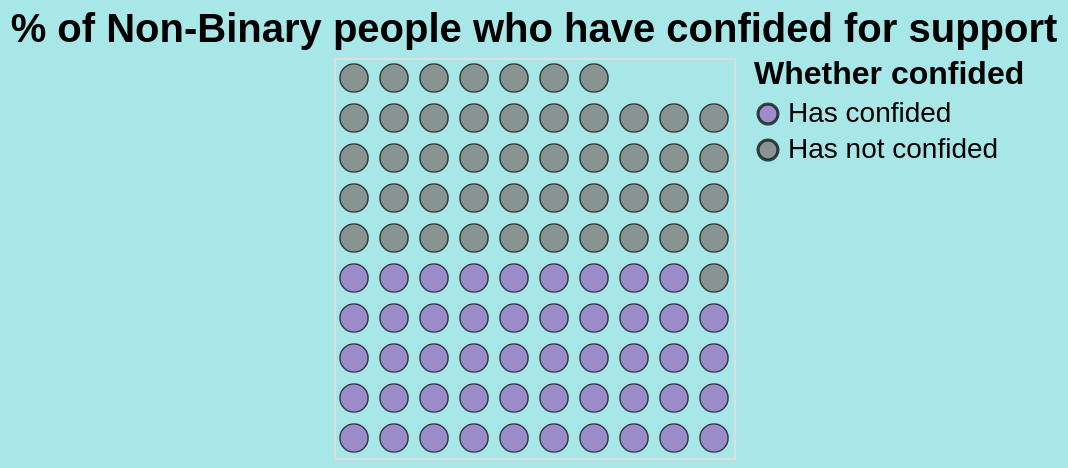

Vega-Lite specification for this chart:
### Vega-Lite specification from a JSON file in a GitHub repository (floating-point values rounded to 4 significant figures)
{"$schema": "https://vega.github.io/schema/vega-lite/v5.json", "description": "A waffle chart showing the percentage of people who have confided.", "title": {"text": "% of Non-Binary people who have confided for support", "fontSize": 20, "anchor": "middle"}, "data": {"values": [{"Gender": "Non-binary", "Whether confided": "Has confided", "Value": 1174.0}, {"Gender": "Non-binary", "Whether confided": "Has not confided", "Value": 1152.0}]}, "transform": [{"joinaggregate": [{"op": "sum", "field": "Value", "as": "Total"}]}, {"calculate": "datum.Value / datum.Total * 100", "as": "PercentOfTotal"}, {"calculate": "floor(datum.PercentOfTotal)", "as": "WholePercent"}, {"calculate": "sequence(1, datum.WholePercent)", "as": "S"}, {"flatten": ["S"]}, {"window": [{"op": "row_number", "as": "id"}], "sort": [{"field": "Whether confided", "order": "ascending"}]}, {"calculate": "ceil(datum.id / 10)", "as": "row"}, {"calculate": "datum.id - datum.row * 10", "as": "col"}], "mark": {"type": "circle", "filled": true, "stroke": "black", "strokeWidth": 0.7}, "encoding": {"x": {"field": "col", "type": "ordinal", "axis": null}, "y": {"field": "row", "type": "ordinal", "axis": null, "sort": "-y"}, "color": {"field": "Whether confided", "type": "nominal", "scale": {"range": ["#9467bd", "#79706e"]}, "legend": {"orient": "right", "offset": 10, "labelOffset": 3, "titlePadding": 5, "titleFontSize": 16, "labelFontSize": 14}}, "size": {"value": 200}, "tooltip": [{"field": "Whether confided", "type": "nominal"}, {"field": "PercentOfTotal", "type": "quantitative", "title": "Percentage", "format": ".2f"}]}, "config": {"background": "#20c0c063", "legend": {"labelFontSize": 14, "titleFontSize": 16}}}
